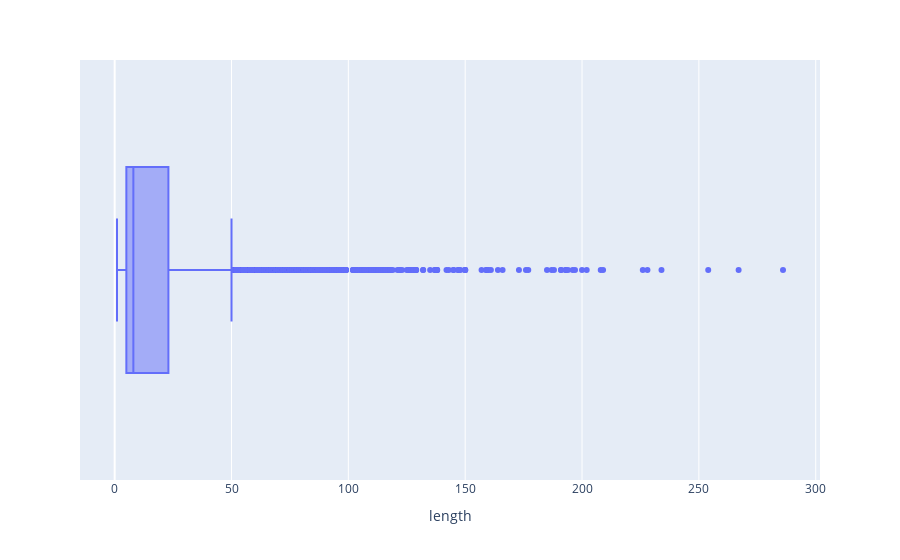

Source (notebook cell):
### Code cell
fig = px.box(x = length)

fig.update_layout({'xaxis': {'title': 'length'}})

### Figure 1 — Plotly figure (JSON) as saved in the notebook; plotly's stock layout.template omitted (floating-point values rounded to 4 significant figures; data arrays with more than 128 entries replaced by an {"elided": "..."} marker saying what was removed)
{"data": [{"alignmentgroup": "True", "hovertemplate": "x=%{x}<extra></extra>", "legendgroup": "", "marker": {"color": "#636efa"}, "name": "", "notched": false, "offsetgroup": "", "orientation": "h", "showlegend": false, "type": "box", "x": {"elided": "5662 int values"}, "x0": " ", "xaxis": "x", "y0": " ", "yaxis": "y"}], "layout": {"boxmode": "group", "legend": {"tracegroupgap": 0}, "margin": {"t": 60}, "xaxis": {"anchor": "y", "domain": [0, 1], "title": {"text": "length"}}, "yaxis": {"anchor": "x", "domain": [0, 1]}}}
